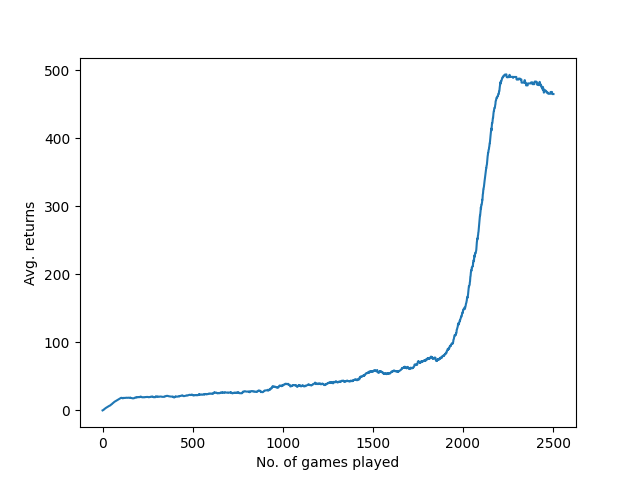

Here is the Python script that generated this plot:
import numpy as np
import torch
import torch.nn as nn
import torch.optim as optim
import gym
import matplotlib.pyplot as plt

def train(env_name='CartPole-v1', hidden_dims=32, lr=0.01, batch_size=3000, epochs=100):
    env = gym.make(env_name)
    obs_dims = env.observation_space.shape[0]
    act_dims = env.action_space.n

    logits = nn.Sequential(nn.Linear(obs_dims, hidden_dims),
                            nn.ReLU(),
                            nn.Linear(hidden_dims, act_dims)
                            )

    value = nn.Sequential(nn.Linear(obs_dims, hidden_dims),
                            nn.ReLU(),
                            nn.Linear(hidden_dims, 1)
                            )

    logits_optimizer = optim.Adam(logits.parameters(), lr=lr)
    value_optimizer = optim.Adam(value.parameters(), lr=lr)

    def get_action(obs):
        obs = torch.tensor(obs, dtype=torch.float32)
        policy = torch.distributions.Categorical(logits=logits(obs))
        return policy.sample().item()

    def get_value(obs):
        obs = torch.tensor(obs, dtype=torch.float32)
        return value(obs).item()

    def get_rewards_to_go(rewards):
        n = len(rewards)
        rtgs = np.zeros_like(rewards)
        for i in reversed(range(n)):
            rtgs[i] = rewards[i] + (rtgs[i+1] if i+1 < n else 0)
        return list(rtgs)

    def get_value_loss(obs, rtgs):
        return ((value(obs) - rtgs)**2).mean()

    def get_logits_loss(obs, acts, weights):
        policy = torch.distributions.Categorical(logits=logits(obs))
        log_probs = policy.log_prob(acts)
        return -(log_probs*weights).mean()

    def train_one_epoch():
        batch_obs = []
        batch_acts = []
        batch_rtgs = []
        batch_vals = []
        scores = []
        while True:
            ep_rewards = []
            ep_len = 0
            obs = env.reset()
            done = False
            while not done:
                act = get_action(obs)
                val = get_value(obs)
                obs_, r, done, _ = env.step(act)

                batch_obs.append(obs)
                batch_acts.append(act)
                batch_vals.append(val)
                ep_rewards.append(r)

                obs = obs_
                ep_len += 1

            scores.append(ep_len)
            batch_rtgs += get_rewards_to_go(ep_rewards)

            if len(batch_obs) >= batch_size:
                break

        batch_obs = torch.tensor(batch_obs, dtype=torch.float32)
        batch_acts = torch.tensor(batch_acts, dtype=torch.float32)
        batch_rtgs = torch.tensor(batch_rtgs, dtype=torch.float32)
        batch_vals = torch.tensor(batch_vals, dtype=torch.float32)

        logits_optimizer.zero_grad()
        batch_loss = get_logits_loss(batch_obs, batch_acts, (batch_rtgs-batch_vals))
        batch_loss.backward()
        logits_optimizer.step()

        value_optimizer.zero_grad()
        val_loss = get_value_loss(batch_obs, batch_rtgs)
        val_loss.backward()
        value_optimizer.step()

        return batch_loss, scores

    scores =[]
    for e in range(epochs):
        loss, scrs = train_one_epoch()
        avg_score = sum(scrs) / len(scrs)
        print('epoch: %3d \t loss: %.3f \t avg_score: %.3f'% (e, loss, avg_score))
        scores += scrs

    avg_scores = []
    for i in range(len(scores)):
        avg_scores.append(sum(scores[max(i-100,0):i])/100)
    plt.plot(np.arange(0,len(avg_scores)), avg_scores)
    plt.xlabel('No. of games played')
    plt.ylabel('Avg. returns')
    plt.show()
    print('done')

if __name__ == '__main__':
    train(env_name='CartPole-v1', lr=0.01)
